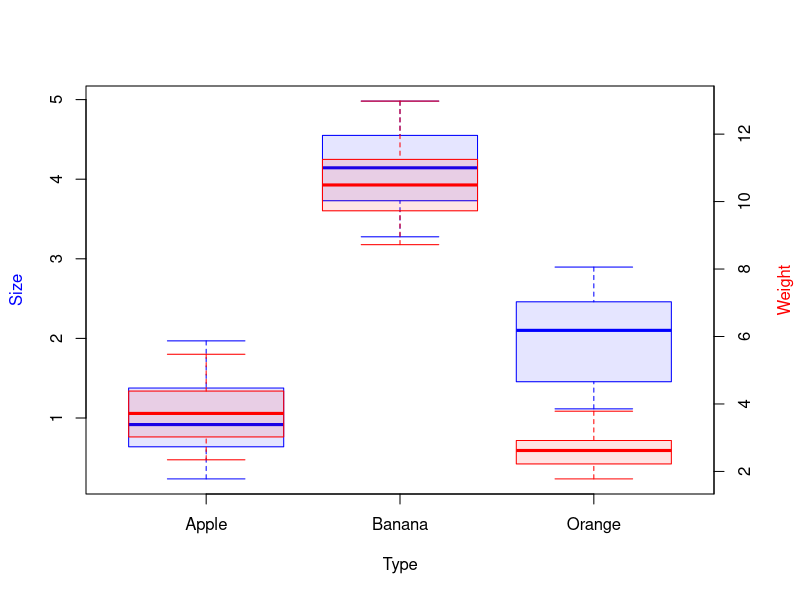
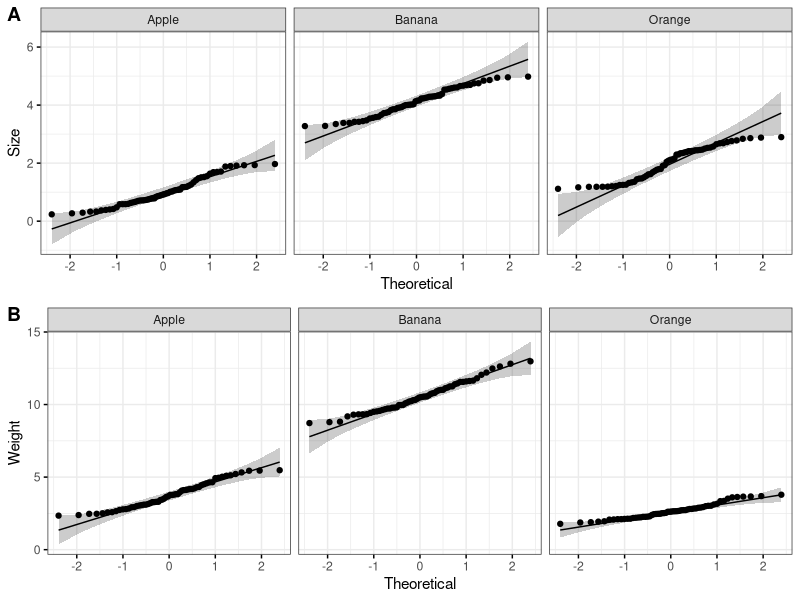
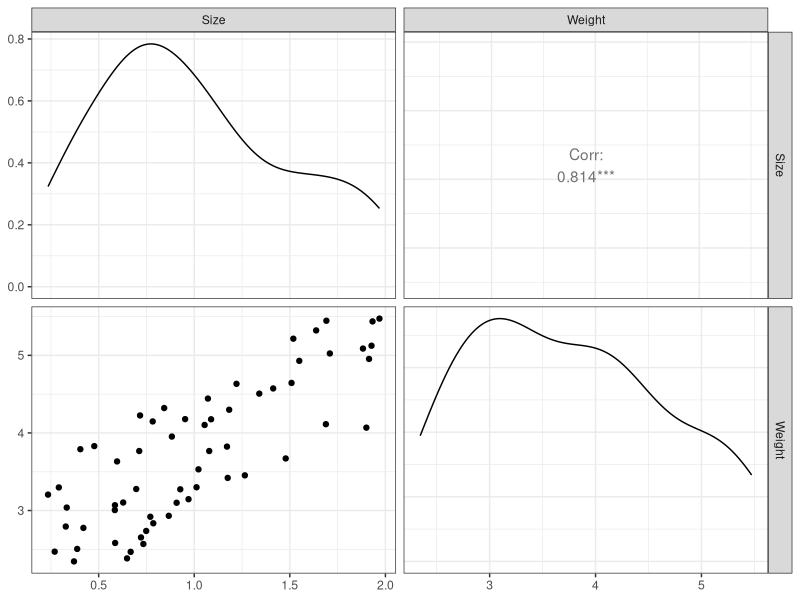
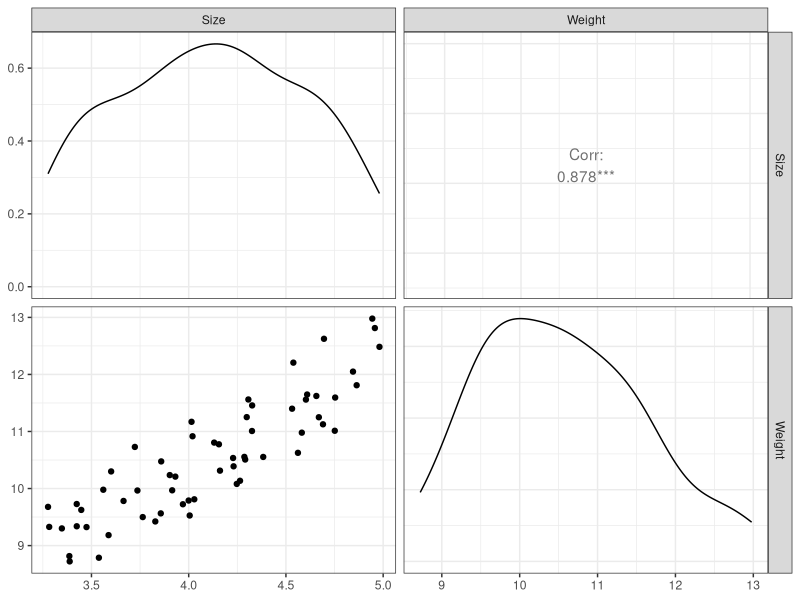
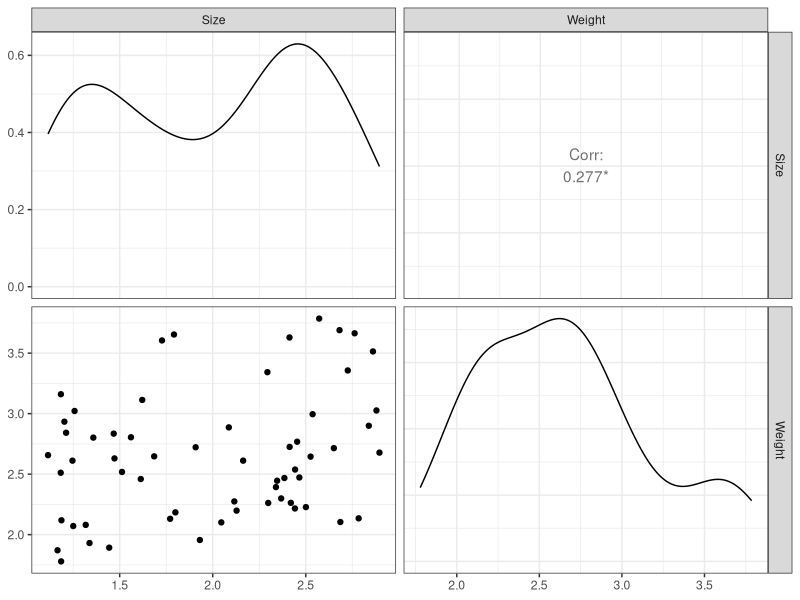
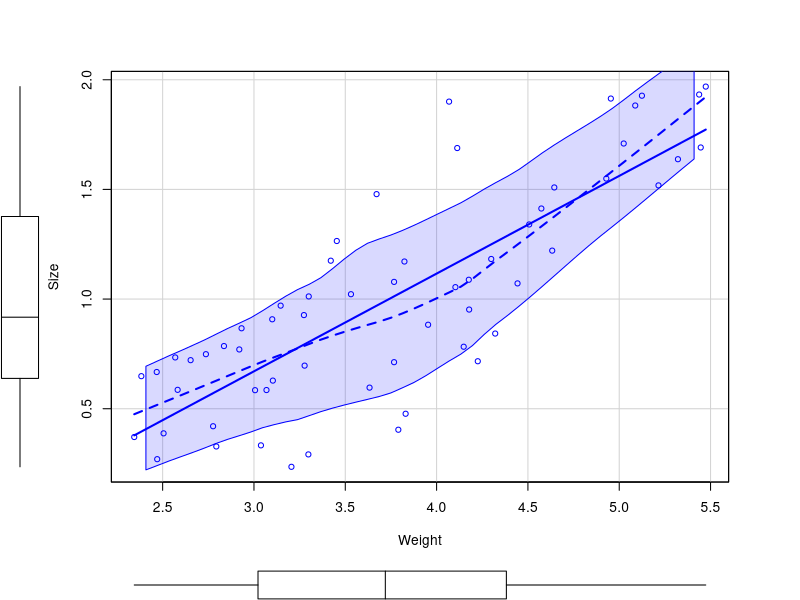
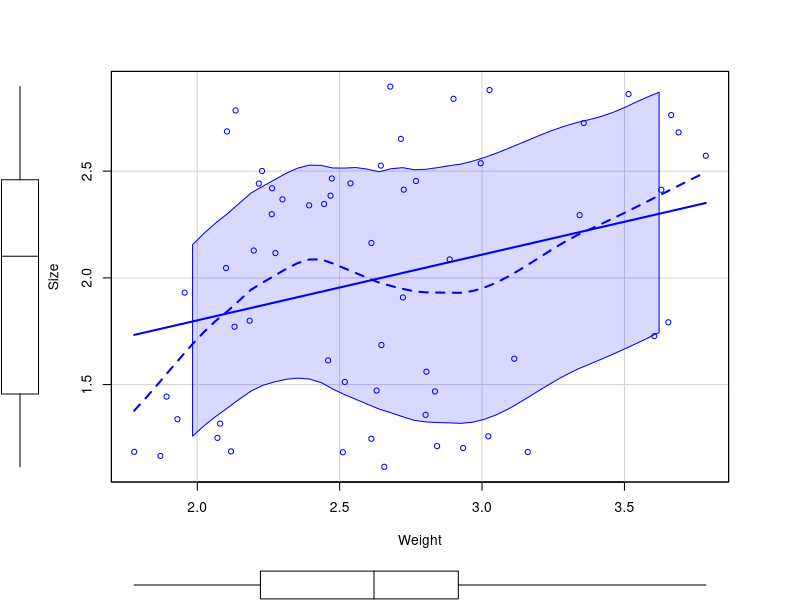
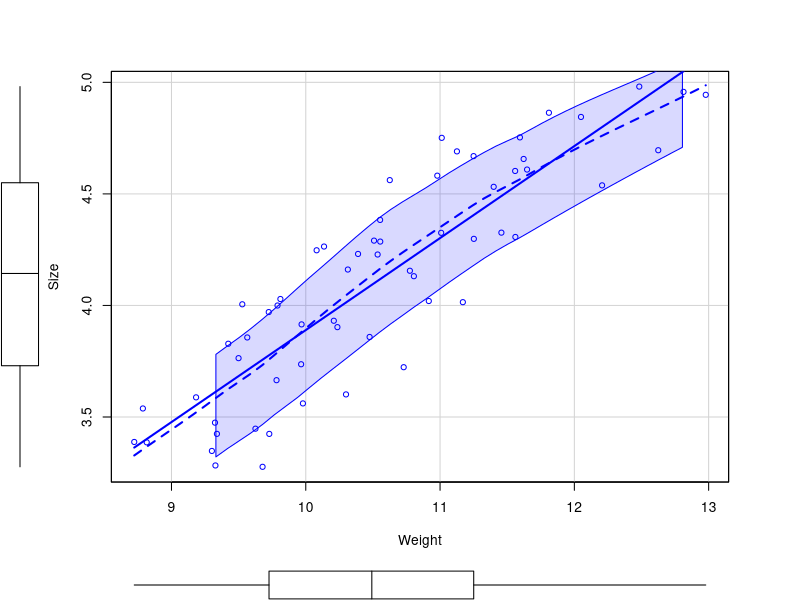

Reproduce these figures in R, in order.
## ---- chunk 1
rm(list = ls())

library(readxl)
data <- read_excel("One-way-MANOVA.xlsx")
## ---- chunk 2

par(mar = c(5, 4, 4, 4) + 0.3) 
boxplot( data$Size ~ data$Type, 
xlab="Type", ylab=" ", 
col = rgb(0, 0, 1, alpha = 0.1),
border="blue")              
par(new = TRUE)                            
boxplot(data$Weight ~ data$Type,
axes = FALSE, 
col = rgb(1, 0, 0, alpha = 0.1),
border= "red", xlab = "", ylab = "") 
axis(side = 4, at = pretty(range(data$Weight)))      
mtext("Size", side = 2, line = 3, col="blue") 
mtext("Weight", side = 4, line = 3, col="red")

# Summary stats
library(rstatix)
data %>%  group_by(Type) %>% get_summary_stats(Size, Weight)

## ---- chunk 3
library(tidyverse)
data %>% group_by(Type) %>% summarise(N = n())
## ---- chunk 4
# Option 1
data %>% group_by(Type) %>% identify_outliers(Size)
data %>% group_by(Type) %>% identify_outliers(Weight)

# Option 2
boxplot.stats(data$Size)$out
boxplot.stats(data$Weight)$out

which(data$Size %in% boxplot.stats(data$Size)$out)
which(data$Weight %in% boxplot.stats(data$Weight)$out)

## ---- chunk 5

data %>% group_by(Type) %>% mahalanobis_distance() %>%
 filter(is.outlier == TRUE) %>%  as.data.frame()

## ---- chunk 6

# p>0.05 on Shapiro-Wilk
data %>% group_by(Type) %>%
  shapiro_test(Size, Weight) %>%  arrange(variable)

library(ggpubr)
p<-ggqqplot(data, "Size", facet.by = "Type", ylab = "Size", ggtheme = theme_bw())
p2<-ggqqplot(data, "Weight", facet.by = "Type", ylab = "Weight", ggtheme = theme_bw())
ggarrange(p, p2,labels = c("A", "B"),ncol = 1, nrow = 2)
## ---- chunk 7

# p>0.05 on Multivariate Shapiro-Wilk
data %>% select(Size, Weight) %>%  mshapiro_test()
## ---- chunk 8

# In case of more than 2 dependent variables, use function "cor_mat"
data %>% cor_test(Size, Weight)

## ---- chunk 9

# Option 1
library(GGally)
p<-data %>% group_by(Type) %>% doo(~ggpairs(.) + theme_bw(), result = "plots")

## Apple 
p$plots[1]

## Orange
p$plots[2]

## Banana
p$plots[3]

# Option 2
library(car)
scatterplot(Size~Weight, data=filter(data, Type %in% "Apple"))
scatterplot(Size~Weight, data=filter(data, Type %in% "Orange"))
scatterplot(Size~Weight, data=filter(data, Type %in% "Banana"))
## ---- chunk 10

#p>0.001 on Box'M test (this test is highly sensitive)
box_m(data[, c("Size", "Weight")], data$Type)
## ---- chunk 11

#p>0.05 on Levene's test
data %>% gather(key = "Dep.var.", value = "score", Size, Weight) %>%
  group_by(Dep.var.) %>%
  levene_test(score ~ Type)
## ---- chunk 12

# You may choose Pillai, Wilks, Hotelling-Lawley or Roy test statistic
# Pillai is more robust to violation of parametricity, particularly in case of non-homogeneous covariances and unbalanced design. 

mod <- lm(cbind(Size, Weight) ~ Type, data)
modManova <- Manova(mod, test.statistic = "Pillai")
modManova
## ---- chunk 13

# ANOVA
mod1 <- data %>% gather(key = "Dep.var.", value = "score", Size, Weight) %>%
  group_by(Dep.var.) %>%  anova_test(score ~ Type)

# Or
# Welch
mod1 <- data %>% gather(key = "Dep.var.", value = "score", Size, Weight) %>%
  group_by(Dep.var.) %>%  welch_anova_test(score ~ Type)

# Or
# Kruskal-Wallis
mod1 <- data %>% gather(key = "Dep.var.", value = "score", Size, Weight) %>%
  group_by(Dep.var.) %>%  kruskal_test(score ~ Type)

# Adjust the p-values
mod1$HolmPval <- p.adjust(mod1$p, method = "holm") #Insert the method for p-adjustment that best suits your data

for (x in seq(from = 1, to = nrow(mod1), by = 1)) 
  if (mod1$HolmPval[x] < 0.001){
    mod1$p.adj.signif[x] <- "***"
    
    } else if  (mod1$HolmPval[x] < 0.01) {
      mod1$p.adj.signif[x] <- "**"  
    } else if  (mod1$HolmPval[x] < 0.05) {
      mod1$p.adj.signif[x] <- "*" 
    } else {
      mod1$p.adj.signif[x] <- "NS" }

mod1
## ---- chunk 14
# Dunnett
# Define Banana as the reference
data$Type <- as.factor(data$Type);data$Type <- relevel(data$Type, ref="Banana")

# Check (must be the first)
levels(data$Type) 

# Do Anova again with Banana as the reference (should not change the results)
data2 <- data %>% gather(key = "Dep.var.", value = "score", Size, Weight) 
lmSize <- lm(score~Type, data=filter(data2, Dep.var. %in% "Size"))
lmWeight <- lm(score~Type, data=filter(data2, Dep.var. %in% "Weight"))
Anova(lmSize); Anova(lmWeight)
mod1

# 2-by-2 comparisons to reference
library(multcomp)
mc_dunnettSize <- glht(lmSize, linfct=mcp(Type="Dunnett")) 
summary(mc_dunnettSize)

mc_dunnettWeight <- glht(lmWeight, linfct=mcp(Type="Dunnett")) 
summary(mc_dunnettWeight)
## ---- chunk 15
# Tukey
mc_tukeySize <- glht(lmSize, linfct=mcp(Type="Tukey")) 
summary(mc_tukeySize)

mc_tukeyWeight <- glht(lmWeight, linfct=mcp(Type="Tukey")) 
summary(mc_tukeyWeight)

# Visualization: box plots with p-values

dataSize <- filter(data2, Dep.var. %in% "Size") %>% dplyr::select(-Dep.var.)
pwc <- dataSize %>% tukey_hsd(score~Type) 

library(ggpubr)
pwc <- pwc %>% add_xy_position(x = "Type")

p <- ggboxplot(dataSize, x = "Type", y = "score") +
  stat_pvalue_manual(pwc, hide.ns = TRUE) +
  labs(subtitle = get_test_label(dataSize %>% anova_test(score~Type), detailed = TRUE),
    caption = get_pwc_label(pwc)) + ylab("Size")

dataWeight <- filter(data2, Dep.var. %in% "Weight") %>% dplyr::select(-Dep.var.)
pwc <- dataWeight %>% tukey_hsd(score~Type) 

pwc <- pwc %>% add_xy_position(x = "Type")
p2 <- ggboxplot(dataWeight, x = "Type", y = "score") +
  stat_pvalue_manual(pwc, hide.ns = TRUE) +
  labs(subtitle = get_test_label(dataWeight %>% anova_test(score~Type), detailed = TRUE),
    caption = get_pwc_label(pwc)) + ylab("Weight")

ggarrange(p, p2,labels = c("A", "B"),ncol = 1, nrow = 2)

## ---- chunk 16

pwc3 <- dataSize %>% 
  pairwise_t_test(score ~ Type, pool.sd = FALSE,
    p.adjust.method = "none")
pwc3


pwc4 <- dataWeight %>% 
  pairwise_t_test(score ~ Type, pool.sd = FALSE,
    p.adjust.method = "none")
pwc4

#Define the reference
reference <- "Banana"; i <- 0; pwc5 <- data.frame(.y. = character(),
                                                  group1 = character(),
                                                  group2 = character(),
                                                  n1 = numeric(),
                                                  n2 = numeric(),
                                                  statistic = numeric(),
                                                  df = numeric(),
                                                  p = numeric(),
                                                  p.adj = numeric(),
                                                  p.adj.signif = character()) 

pwc6 <- pwc5

#Select the p-values of interest (comparisons with reference)

for (x in seq(from = 1, to = nrow(pwc3), by = 1)) {
  T1 <- pwc3$group1[x];  T2 <- pwc3$group2[x]
  
  if (T1[1] == reference | T2[1] == reference) { 
    print(c("################## comparison = ", x, "contains ", reference)); 
    i <- i+1;
    pwc5[i,] <- pwc3[x,];
  }
}

# Adjust the p-values
pwc5$HolmPval <- p.adjust(pwc5$p, method = "holm") #Insert the method for p-adjustment that best suits your data

for (x in seq(from = 1, to = nrow(pwc5), by = 1)) 
  if (pwc5$HolmPval[x] < 0.001){
    pwc5$p.adj.signif[x] <- "***"
    
    } else if  (pwc5$HolmPval[x] < 0.01) {
      pwc5$p.adj.signif[x] <- "**"  
    } else if  (pwc5$HolmPval[x] < 0.05) {
      pwc5$p.adj.signif[x] <- "*" 
    } else {
      pwc5$p.adj.signif[x] <- "NS" }

pwc5

#Select the p-values of interest (comparisons with reference)
i <- 0;
for (x in seq(from = 1, to = nrow(pwc4), by = 1)) {
  T1 <- pwc4$group1[x];  T2 <- pwc4$group2[x]
  
  if (T1[1] == reference | T2[1] == reference) { 
    print(c("################## comparison = ", x, "contains ", reference)); 
    i <- i+1;
    pwc6[i,] <- pwc4[x,];
  }
}

# Adjust the p-values
pwc6$HolmPval <- p.adjust(pwc6$p, method = "holm") #Insert the method for p-adjustment that best suits your data

for (x in seq(from = 1, to = nrow(pwc6), by = 1)) 
  if (pwc6$HolmPval[x] < 0.001){
    pwc6$p.adj.signif[x] <- "***"
    
    } else if  (pwc6$HolmPval[x] < 0.01) {
      pwc6$p.adj.signif[x] <- "**"  
    } else if  (pwc6$HolmPval[x] < 0.05) {
      pwc6$p.adj.signif[x] <- "*" 
    } else {
      pwc6$p.adj.signif[x] <- "NS" }

pwc6
## ---- chunk 17
pwc2Size <- dataSize %>% games_howell_test(score ~ Type)
pwc2Size

pwc2Weight <- dataWeight %>% games_howell_test(score ~ Type)
pwc2Weight

# Visualization: box plots with p-values

pwc2Size <- pwc2Size %>% add_xy_position(x = "Type")
p <- ggboxplot(dataSize, x = "Type", y = "score") +
  stat_pvalue_manual(pwc2Size, hide.ns = TRUE) +
  labs(subtitle = get_test_label(dataSize %>% anova_test(score~Type), detailed = TRUE),
    caption = get_pwc_label(pwc2Size)) + ylab("Size")

pwc2Weight <- pwc2Weight %>% add_xy_position(x = "Type")
p2 <- ggboxplot(dataWeight, x = "Type", y = "score") +
  stat_pvalue_manual(pwc2Weight, hide.ns = TRUE) +
  labs(subtitle = get_test_label(dataWeight %>% anova_test(score~Type), detailed = TRUE),
    caption = get_pwc_label(pwc2Weight)) + ylab("Weight")

ggarrange(p, p2,labels = c("A", "B"),ncol = 1, nrow = 2)
## ---- chunk 18
# Dunnett's procedure
# All 2-by-2 comparisons without adjusting the p-value

pp_allSize <- pairwise.wilcox.test(dataSize$score, data$Type,p.adjust.method ="none" )
pp_allSize

pp_allWeight <- pairwise.wilcox.test(dataWeight$score, data$Type,p.adjust.method ="none" )
pp_allWeight

# Select the p-values of interest (comparisons with reference)

pvalSize <- data.frame(pp_allSize[["p.value"]])
pvalWeight <- data.frame(pp_allWeight[["p.value"]])


for (x in seq(from = 1, to = ncol(pvalSize)-1, by = 1)) {
  cols <- c(colnames(pvalSize)[x], colnames(pvalSize)[x+1])
  rows <- c(rownames(pvalSize)[x], rownames(pvalSize)[x+1])
}


reference <- "Banana"; i <- 0; pdunnSize <- data.frame(group1 = character(),
                                                   group2 = character(),
                                                   p = numeric(),
                                                   p.adj = numeric(),
                                                   p.adj.signif = character()) 


pdunnSize[1,1:ncol(pvalSize)] <- cols; pdunnSize[2,1:ncol(pvalSize)] <- c(cols[1], rows[2])
#pdunnSize[3,1:ncol(pvalSize)] <- rows

pdunnSize[1,3] <- pvalSize[1,1]; pdunnSize[2,3] <- pvalSize[2,1]; #pdunnSize[3,3] <- pvalSize[2,2]

#Adjust the p-values

pdunnSize$p.adj <- p.adjust(pdunnSize$p, method = "holm") #Insert the method for p-adjustment that best suits your data

for (x in seq(from = 1, to = nrow(pdunnSize), by = 1)) 
  if (pdunnSize$p.adj[x] < 0.001){
    pdunnSize$p.adj.signif[x] <- "***"
  } else if  (pdunnSize$p.adj[x] < 0.01) {
    pdunnSize$p.adj.signif[x] <- "**"  
  } else if  (pdunnSize$p.adj[x] < 0.05) {
    pdunnSize$p.adj.signif[x] <- "*" 
  } else {
    pdunnSize$p.adj.signif[x] <- "NS" }

pdunnSize

for (x in seq(from = 1, to = ncol(pvalWeight)-1, by = 1)) {
  cols <- c(colnames(pvalWeight)[x], colnames(pvalWeight)[x+1])
  rows <- c(rownames(pvalWeight)[x], rownames(pvalWeight)[x+1])
}


reference <- "Banana"; i <- 0; pdunnWeight <- data.frame(group1 = character(),
                                                   group2 = character(),
                                                   p = numeric(),
                                                   p.adj = numeric(),
                                                   p.adj.signif = character()) 


pdunnWeight[1,1:ncol(pvalWeight)] <- cols; pdunnWeight[2,1:ncol(pvalWeight)] <- c(cols[1], rows[2])
#pdunnWeight[3,1:ncol(pvalWeight)] <- rows

pdunnWeight[1,3] <- pvalWeight[1,1]; pdunnWeight[2,3] <- pvalWeight[2,1]; #pdunnWeight[3,3] <- pvalWeight[2,2]

#Adjust the p-values

pdunnWeight$p.adj <- p.adjust(pdunnWeight$p, method = "holm") #Insert the method for p-adjustment that best suits your data

for (x in seq(from = 1, to = nrow(pdunnWeight), by = 1)) 
  if (pdunnWeight$p.adj[x] < 0.001){
    pdunnWeight$p.adj.signif[x] <- "***"
  } else if  (pdunnWeight$p.adj[x] < 0.01) {
    pdunnWeight$p.adj.signif[x] <- "**"  
  } else if  (pdunnWeight$p.adj[x] < 0.05) {
    pdunnWeight$p.adj.signif[x] <- "*" 
  } else {
    pdunnWeight$p.adj.signif[x] <- "NS" }

pdunnWeight

## ---- chunk 19
ppSize <- pairwise.wilcox.test(dataSize$score, dataSize$Type,p.adjust.method ="holm" )
ppSize

ppWeight <- pairwise.wilcox.test(dataWeight$score, dataWeight$Type,p.adjust.method ="holm" )
ppWeight

## ---- chunk 20

pwc <- data %>%
  gather(key = "Dep.var.", value = "score", Size, Weight) %>%
  group_by(Dep.var.) %>%
  tukey_hsd(score ~ Type)
pwc


pwc <- pwc %>% add_xy_position(x = "Type")
test.label <- create_test_label(description = "MANOVA", statistic.text = quote(italic("F")),
  statistic = 379.31, p= "<0.0001", parameter = "4,354",
  type = "expression", detailed = TRUE)
ggboxplot(data, x = "Type", y = c("Size", "Weight"), 
  merge = TRUE, palette = "jco") + 
  stat_pvalue_manual(pwc, hide.ns = TRUE, tip.length = 0, 
    step.increase = 0.0001, step.group.by = "Dep.var.",
    color = "Dep.var.") +
  labs(subtitle = test.label,
    caption = get_pwc_label(pwc, type = "expression")) + ylab("Size or Weight")
## ---- chunk 21
rm(list = ls())
library(readxl)
data <- read_excel("One-way-MANOVA - Regression.xlsx")
## ---- chunk 22
data2 <- data %>% gather(key = "Dep.var.", value = "score", Size, Weight)
library(ggplot2)
ggplot(data2, aes(y=score, x=Length, colour=Dep.var.))+
geom_point()+ geom_smooth(method="lm")
## ---- chunk 23
#Relationship between Size (dependent) and Length (predictor) on the one hand, and Weight and Length on the other
mod <- lm(cbind(Size, Weight) ~ Length, data = data)
summary(mod)

# Residuals
resid(mod)

# Fitted values
fitted(mod)

# Variance-covariance matrix
vcov(mod)

# Coefficients (estimate)
coef(mod)

# Residual's standard error
sigma(mod)

# Prediction on new data
datanew <- data.frame(Length = c(2.1, 1.02))
pred <- predict(mod, newdata=datanew)
pred
## ---- chunk 24
library(car)
Manova(mod)

#Or
Anova(mod)
## ---- chunk 25
modSize <- lm(Size~Length, data=data)
library(car)
scatterplot(Size~Length, data=data)
plot(modSize,1)

modWeight <- lm(Weight~Length, data=data)
scatterplot(Weight~Length, data=data)
plot(modWeight,1)
## ---- chunk 26

durbinWatsonTest(modSize)
acf(residuals(modSize), main="modSize")


durbinWatsonTest(modWeight)
acf(residuals(modWeight), main="modWeight")
## ---- chunk 27

# p>0.05
shapiro.test(residuals(modSize))
plot(modSize,2)


# p>0.05
shapiro.test(residuals(modWeight))
plot(modWeight,2)
## ---- chunk 28

# Breush-Pagan: p>0.05
ncvTest(modSize)
plot(modSize, 3)

# Breush-Pagan: p>0.05
ncvTest(modWeight)
plot(modWeight, 3)
## ---- chunk 29
outlierTest(modSize)
influenceIndexPlot(modSize)

outlierTest(modWeight)
influenceIndexPlot(modWeight)
## ---- chunk 30
library(dplyr)
dataSize <- data %>% dplyr::select(-Weight)

modSizebis <- lm(Size~Length, data=dataSize[-c(151,154),])
compareCoefs(modSize,modSizebis)
